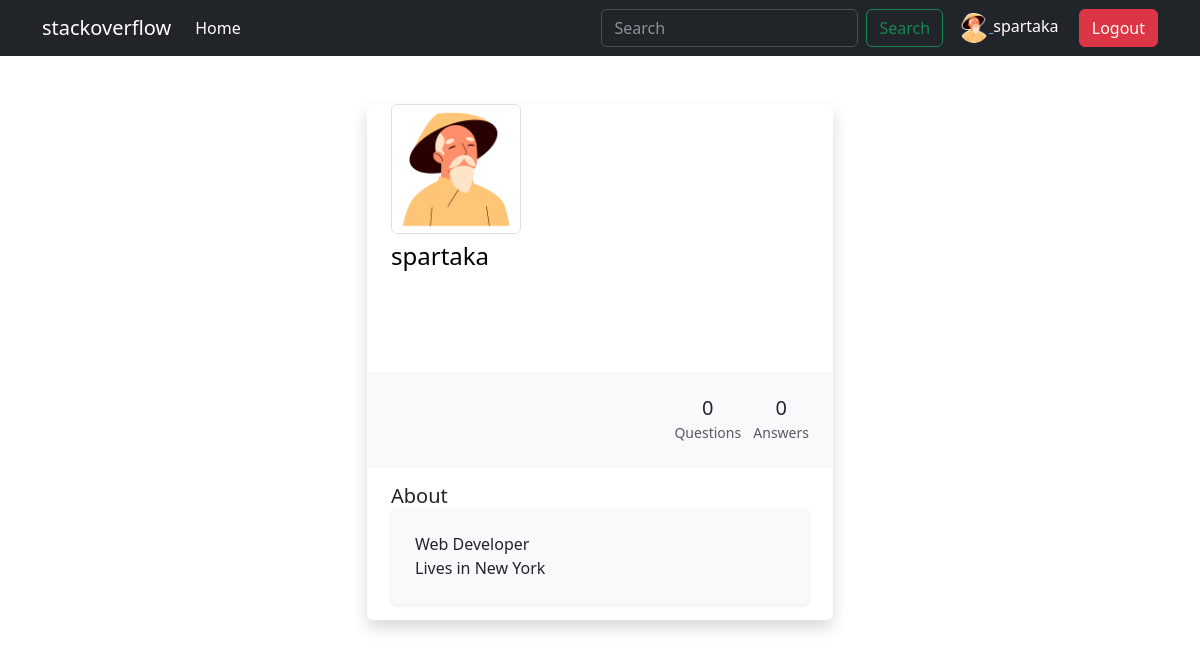
/profile/ (signed in), run on the app's committed database.
### users/models.py (models this page shows)
class User(AbstractUser):
    birth_date = models.DateField(blank=True, null=True)

class Profile(models.Model):
    user = models.OneToOneField(User, on_delete=models.CASCADE)
    icon = models.ImageField(upload_to='users_profile_pics/', blank=True)

### users/views.py (the view, shortened to what this page needs)
# urls.py: path('profile/', ProfileView.as_view(), name='auth-profile')
class ProfileView(LoginRequiredMixin, CreateView):
    model = Profile
    template_name = 'auth/profile.html'
    fields = ('icon',)
    success_url = reverse_lazy('users:auth-profile')

### templates/auth/profile.html (shortened to what this page needs)
{% extends 'base.html' %}
{% block content %}
<div class="row py-5 px-4"> <div class="col-md-5 mx-auto">
        <div class="bg-white shadow rounded overflow-hidden">
            <div class="px-4 pt-0 pb-4 cover">
                <div class="media align-items-end profile-head">
                    <div class="profile mr-3"><img src="{{ request.user.profile.icon.url }}" alt="..." width="130" class="rounded mb-2 img-thumbnail">
            </div>
            <div class="media-body mb-5 text-white">
              <h4 class="text-black">{{ request.user.username }}</h4>
              <p class="small mb-4"> New York</p>
           </div>
            </div>
         </div>
          <div class="bg-light p-4 d-flex justify-content-end text-center">
            <ul class="list-inline mb-0">
                 <li class="list-inline-item">
                        <h5 class="font-weight-bold mb-0 d-block">{{ request.user.question.all|length }}</h5>
                        <small class="text-muted"> Questions</small>
                    </li>
                     <li class="list-inline-item"> <h5 class="font-weight-bold mb-0 d-block">{{ request.user.question.answers.all|length }}</h5><small class="text-muted"> Answers</small> </li>
                    </ul>
                 </div>
                 <div class="px-4 py-3"> <h5 class="mb-0">About</h5>
                    <div class="p-4 rounded shadow-sm bg-light">
                        <p class="font-italic mb-0">Web Developer</p>
                        <p class="font-italic mb-0">Lives in New York</p>
                        </div>
                    </div>
                    </div>
</div>
{% endblock content %}

### templates/base.html (shortened to what this page needs)
{% load static %}
<!DOCTYPE html>
<html lang="en">
<head>
    <link rel="stylesheet" href="{% static 'style.css' %}">
    <link href="https://cdn.jsdelivr.net/npm/bootstrap@5.3.0-alpha1/dist/css/bootstrap.min.css" rel="stylesheet">
</head>
<body>
    <nav class="navbar navbar-expand-lg bg-dark" data-bs-theme="dark">
        <div class="container">
          <a class="navbar-brand" href="{% url 'forum:home' %}">stackoverflow</a>
          <div class="collapse navbar-collapse" id="navbarSupportedContent">
            <ul class="navbar-nav me-auto mb-2 mb-lg-0">
              <li class="nav-item">
                <a class="nav-link active" aria-current="page" href="{% url 'forum:home' %}">Home</a>
              </li>
            </ul>
            <div class="d-flex justify-content-between">
              <div>
                <form action="{% url 'forum:home' %}" class="d-flex" role="search">
                 <input class="form-control me-2" name="q" type="search" placeholder="Search" aria-label="Search" value="{% if form.q.value %}{{ form.q.value }}{% endif %}">
                  <button class="btn btn-outline-success" type="submit">Search</button>
                </form>
              </div>
              <div class="text-white ms-3 dropdown">
                {% if request.user.is_authenticated %}
                    <a href = "{% url 'users:auth-profile' %}"><img width="30"
                        src="{{ request.user.profile.icon.url }}"
                        class="rounded-circle"
                        alt="{{ request.user.username }}-picture"> </a> {{ request.user.username }}
                      <a class="btn btn-danger ms-3" href="{% url 'users:auth-logout' %}">Logout</a>
                {% else %}
                    <a class="btn btn-primary ms-3" href="{% url 'users:auth-login' %}">Login</a>
                    <a class="btn btn-success ms-3" href="{% url 'users:auth-signup' %}">Sign up</a>
                {% endif %}
        </div>
    </nav>
    {% block content %}
    {% endblock content %}
</body>
</html>

### data on the page
User: user.profile.icon (picture), user.username "spartaka"

### other printed values
{{ request.user.question.all|length }} "0"
{{ request.user.question.answers.all|length }} "0"
